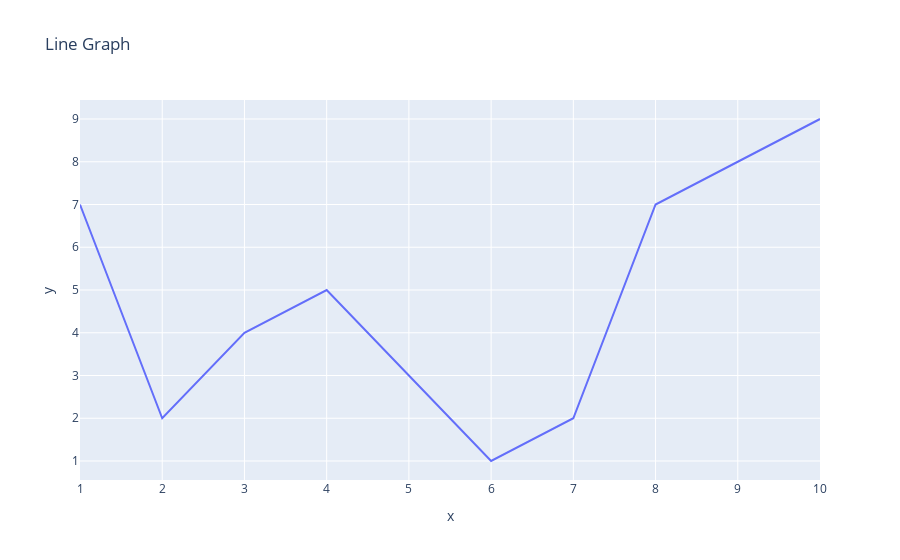

Source (notebook cell):
### Code cell
fig = px.line (x=x, y=y, title = "Line Graph")
fig.show()

### Figure 1 — Plotly figure (JSON) as saved in the notebook; plotly's stock layout.template omitted (floating-point values rounded to 4 significant figures)
{"data": [{"hovertemplate": "x=%{x}<br>y=%{y}<extra></extra>", "legendgroup": "", "line": {"color": "#636efa", "dash": "solid"}, "marker": {"symbol": "circle"}, "mode": "lines", "name": "", "orientation": "v", "showlegend": false, "type": "scatter", "x": [1, 2, 3, 4, 5, 6, 7, 8, 9, 10], "xaxis": "x", "y": [7, 2, 4, 5, 3, 1, 2, 7, 8, 9], "yaxis": "y"}], "layout": {"legend": {"tracegroupgap": 0}, "title": {"text": "Line Graph"}, "xaxis": {"anchor": "y", "domain": [0, 1], "title": {"text": "x"}}, "yaxis": {"anchor": "x", "domain": [0, 1], "title": {"text": "y"}}}}
